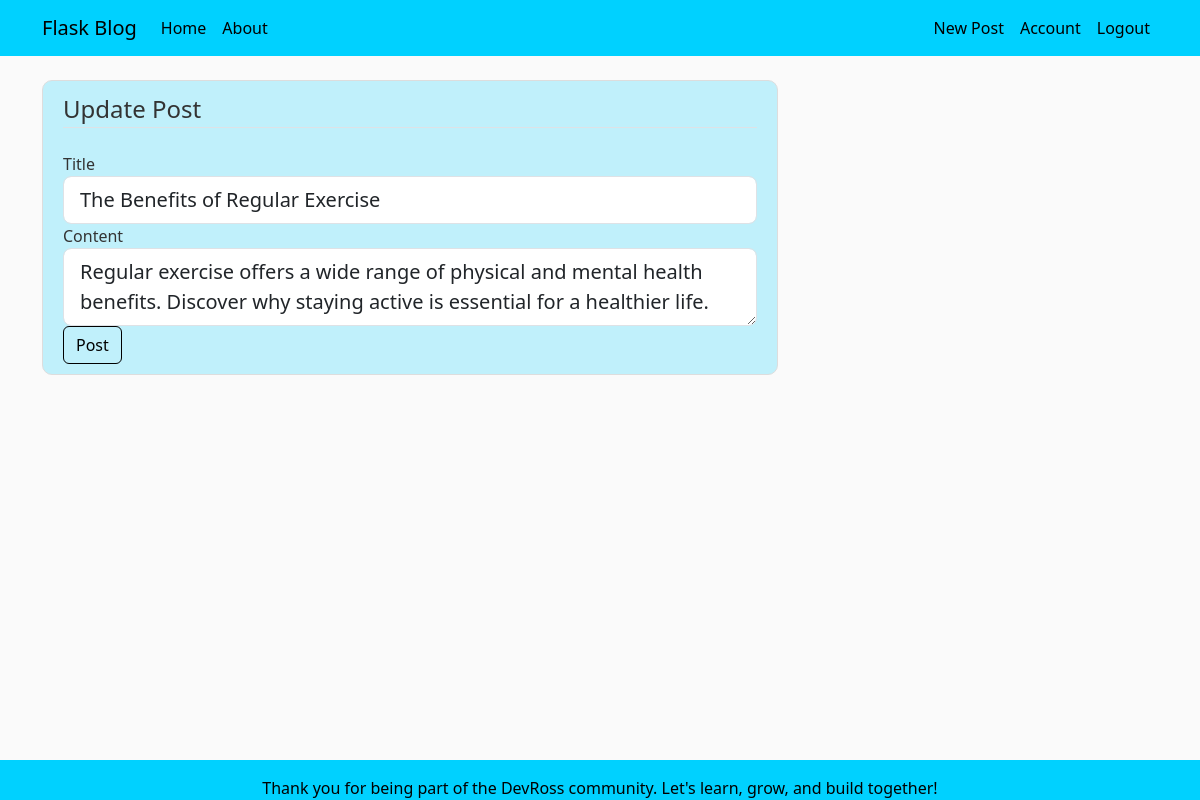
/post/7/update (signed in), run on the app's committed database.
### flaskblog/models.py (models this page shows, shortened)
class Post(db.Model):
    id = db.Column(db.Integer, primary_key=True)
    title = db.Column(db.String(100), nullable=False)
    date_posted = db.Column(db.DateTime, nullable=False, default=datetime.utcnow)
    content = db.Column(db.Text, nullable=False)
    user_id = db.Column(db.Integer, db.ForeignKey('user.id'), nullable=False)

### flaskblog/posts/routes.py (the view)
@posts.route("/post/<int:post_id>/update", methods=['GET', 'POST'])
@login_required
def update_post(post_id):
    post = Post.query.get_or_404(post_id)
    if post.author != current_user:
        abort(403)
    form = PostForm()
    if form.validate_on_submit():
        post.title = form.title.data
        post.content = form.content.data
        db.session.commit()
        flash('Your post has been updated!', 'success')
        return redirect(url_for('posts.post', post_id=post.id))
    elif request.method == 'GET':
        form.title.data = post.title
        form.content.data = post.content
    return render_template('create_post.html', title='Update Post',
                           form=form, legend='Update Post')

### flaskblog/posts/forms.py
class PostForm(FlaskForm):
    title = StringField('Title', validators=[DataRequired()])
    content = TextAreaField('Content', validators=[DataRequired()])
    submit = SubmitField('Post')

### flaskblog/models.py (called while the page is built)
@login_manager.user_loader
def load_user(user_id):
    return User.query.get(int(user_id))

### flaskblog/templates/create_post.html (shortened to what this page needs)
{% extends "layout.html" %}
{% block content %}
<div class="content-section">
    <form method="POST" action="">
        <fieldset class="form-group">
            <legend class="border-bottom mb-4">{{ legend }}</legend>
            <div class="form-group">
                {{ form.title.label(class="form-control-label") }}
                {% if form.title.errors %}
                    {{ form.title(class="form-control form-control-lg is-invalid") }}
                    <div class="invalid-feedback">
                        {% for error in form.title.errors %}
                            <span>{{ error }}</span>
                        {% endfor %}
                    </div>
                {% else %}
                    {{ form.title(class="form-control form-control-lg") }}
                {% endif %}
            </div>
            <div class="form-group">
                {{ form.content.label(class="form-control-label") }}
                {% if form.content.errors %}
                    {{ form.content(class="form-control form-control-lg is-invalid") }}
                    <div class="invalid-feedback">
                        {% for error in form.content.errors %}
                            <span>{{ error }}</span>
                        {% endfor %}
                    </div>
                {% else %}
                    {{ form.content(class="form-control form-control-lg") }}
                {% endif %}
            </div>
        </fieldset>
        <div class="form-group">
            {{ form.submit(class="btn btn-outline-info") }}
        </div>
    </form>
</div>
{% endblock content %}

### flaskblog/static/main.css (style rules this page uses)
body { background: #fafafa; color: #333333; margin-top: 5rem; }
.content-section { background: #00d1ff3b; padding: 10px 20px; border: 1px solid #dddddd; border-radius: 3px; margin-bottom: 20px; }
.content-section { border-radius: 10px; background: #00d1ff3b; }
.btn { color: black !important; border: 1px solid black; }

### data on the page
Post: title "The Benefits of Regular Exercise", content "Regular exercise offers a wide range of physical and mental health benefits. Discover why staying active is essential for a healthier life."

### other printed values
{{ legend }} "Update Post"
